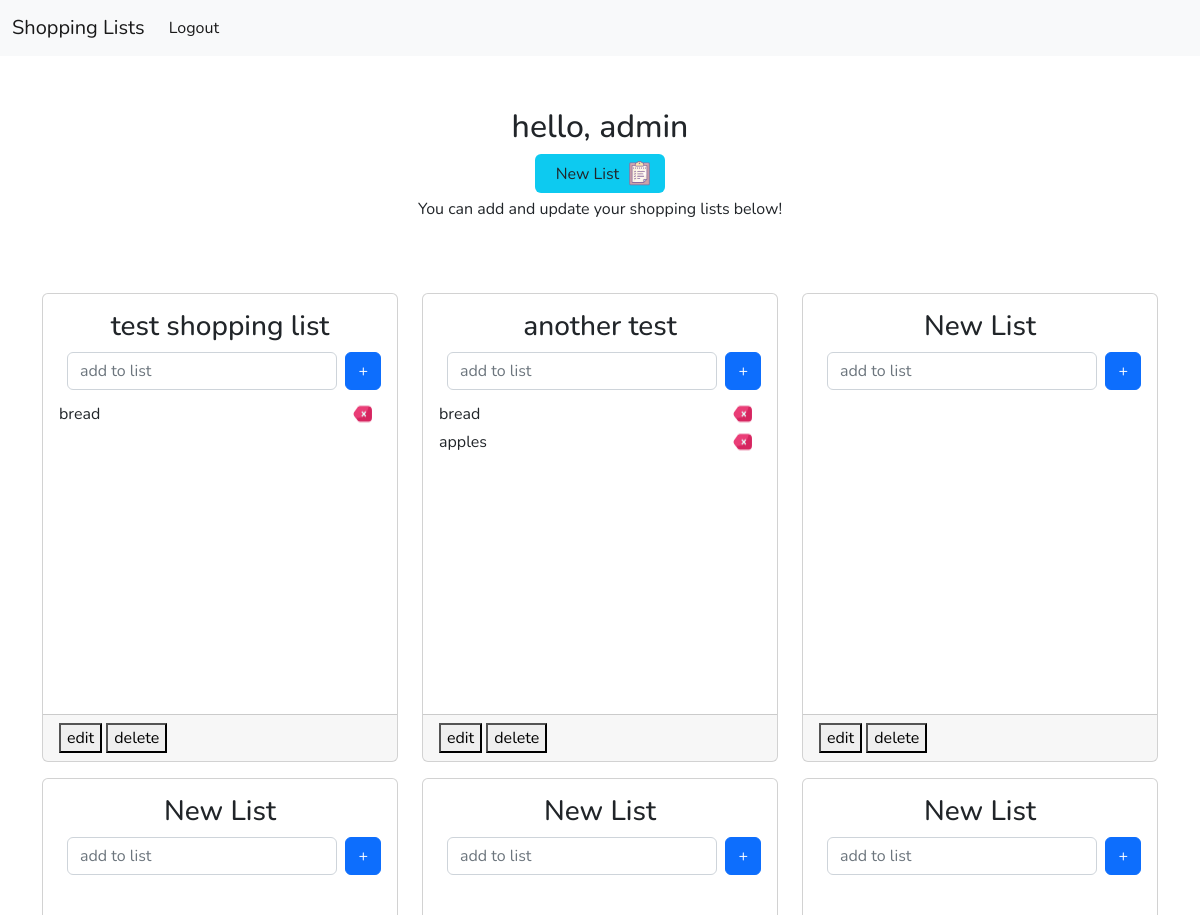
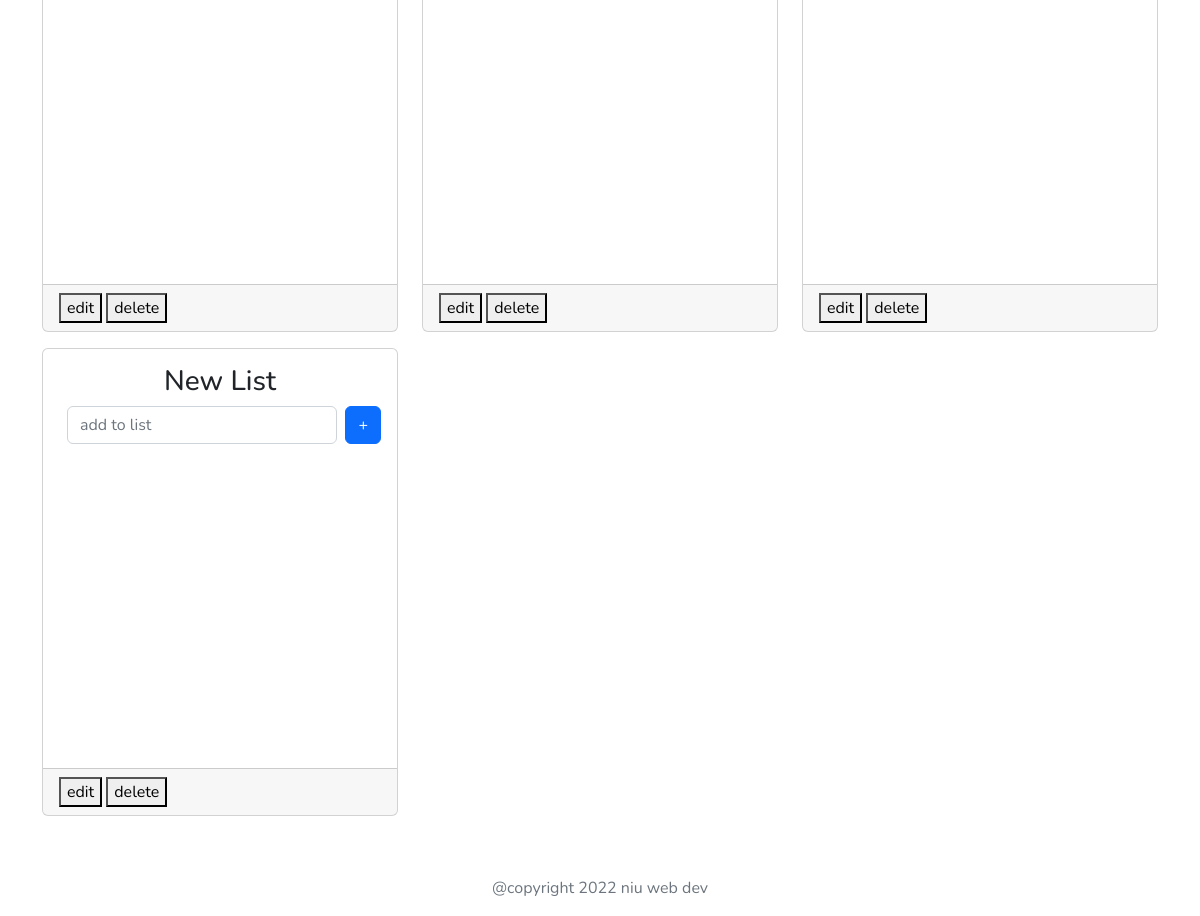
/shopping-list/ (signed in), run on an earlier commit of the app's database (2 pictures, top to bottom).
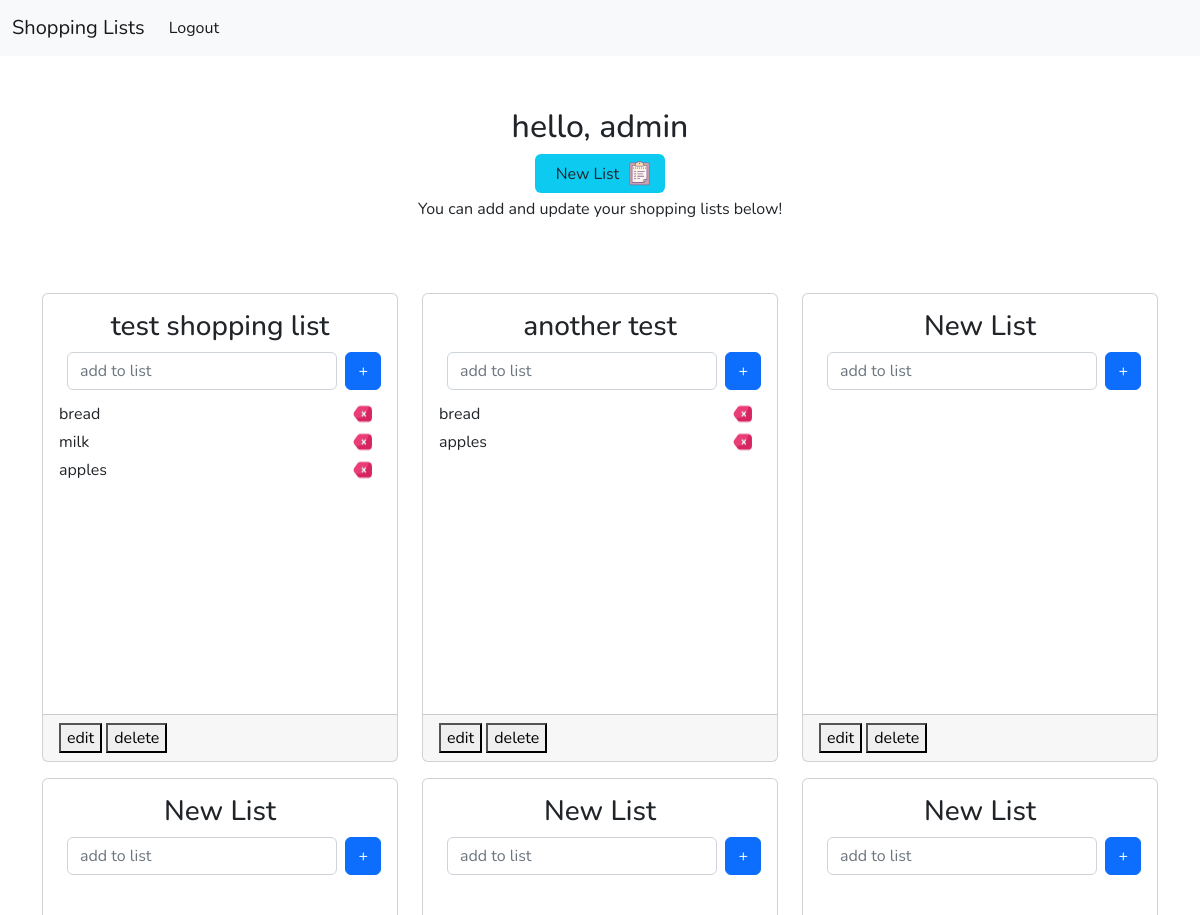
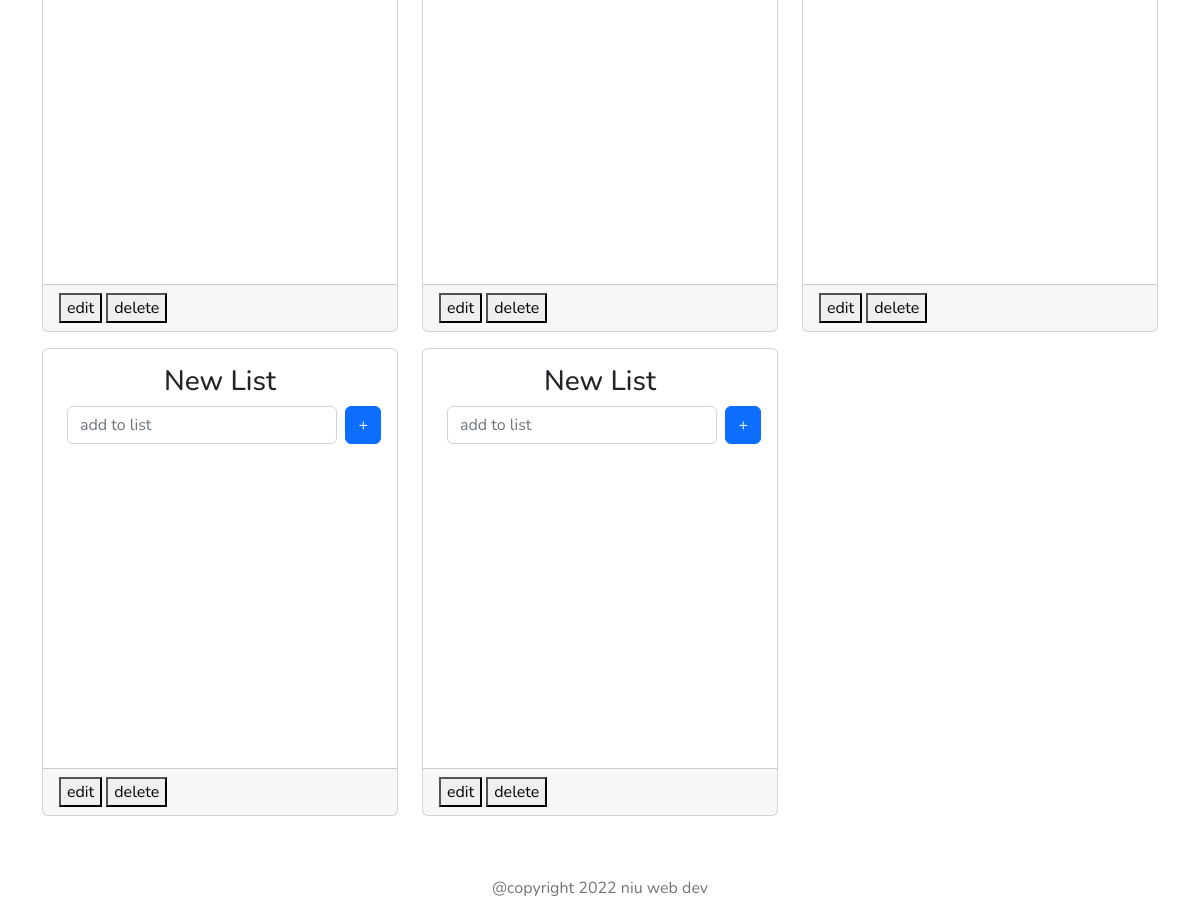
And on a later commit of the database (2 pictures, top to bottom).
### shopping_list/models.py (models this page shows, shortened)
class ShoppingList(models.Model):
    title = models.CharField(max_length=128, default="New List")
    user = models.ForeignKey(User, related_name='shopping_lists', on_delete=models.CASCADE)
    shopping_list_items = models.ManyToManyField(ShoppingListItem, related_name="shopping_items", blank=True)

class ShoppingListItem(models.Model):
    name = models.CharField(max_length=128)

### shopping_list/views.py (the view)
# urls.py: path('', all_lists, name='shopping_list_all')
def all_lists(request):
    shopping_lists = request.user.shopping_lists.all()
    return render(request, 'shopping_list/main.html', {'shopping_lists': shopping_lists})

### templates/shopping_list/main.html (shortened to what this page needs)
{% extends 'base.html' %}
{% block content %}
<section class='p-1 my-5'>
    <div class="container mb-5 d-flex flex-column align-items-center">
        <div class='d-flex justify-content-between'>
            <h2>hello, {{user.username}}</h2>
        </div>
      {% include 'shopping_list/partials/new_list.html' %}
        {% if shopping_lists %}
            <p class="mt-1">You can add and update your shopping lists below!</p>
        {% else %}
            <p class="mt-5">Add a list to get started</p>
        {% endif %}
    </div>
    <div class="container">
        <div id="shopping-wrapper" class="row">
            {% if shopping_lists %}
                {% include 'shopping_list/partials/lists.html' %}
            {% endif %}
        </div>
    </div>
</section>
{% endblock content %}

### templates/shopping_list/partials/lists.html
{% for list in shopping_lists %}
    <div id="card-{{list.pk}}" class="col col-12 col-sm-6 col-md-4 my-2">
        {% include 'shopping_list/partials/list_single.html' %}
    </div>
{% endfor %}

### templates/shopping_list/partials/list_single.html
{% load static %}
<div class='card' >
    <div class="card-body">
        <h3 class='card-title text-center'>{{list.title}}</h3>
        <form class="d-flex justify-content-center my-2">
            <input hx-post="{% url 'add_item' list.pk %}" hx-target="#card-{{list.pk}}" name='item' hx-trigger'submit' class="form-control mx-2" placeholder="add to list" type="text">
            <button class='btn btn-primary'>+</button>
        </form>
        <div >
            <div style="height: 300px; overflow-y: scroll;" class=" list-container">
                {% for item in list.shopping_list_items.all %}
                    <div class='my-1 d-flex justify-content-between'>
                        <span>{{item.name}}</span>
                        <img hx-post={% url 'remove_item' list.pk item.pk %} hx-target="#card-{{list.pk}}" style='cursor: pointer;' src="{% static 'img/delete.png' %}" class='px-2'>
                    </div>
                {% endfor %}
            </div>
        </div>
    </div>
    <div class="card-footer">
        <button>edit</button>
        <button>delete</button>
    </div>
</div>

What changed in the data, as far as the page shows it:
changed ShoppingList "test shopping list": gains ShoppingListItem (name "milk"); gains ShoppingListItem (name "apples")
added ShoppingList: title "New List"
